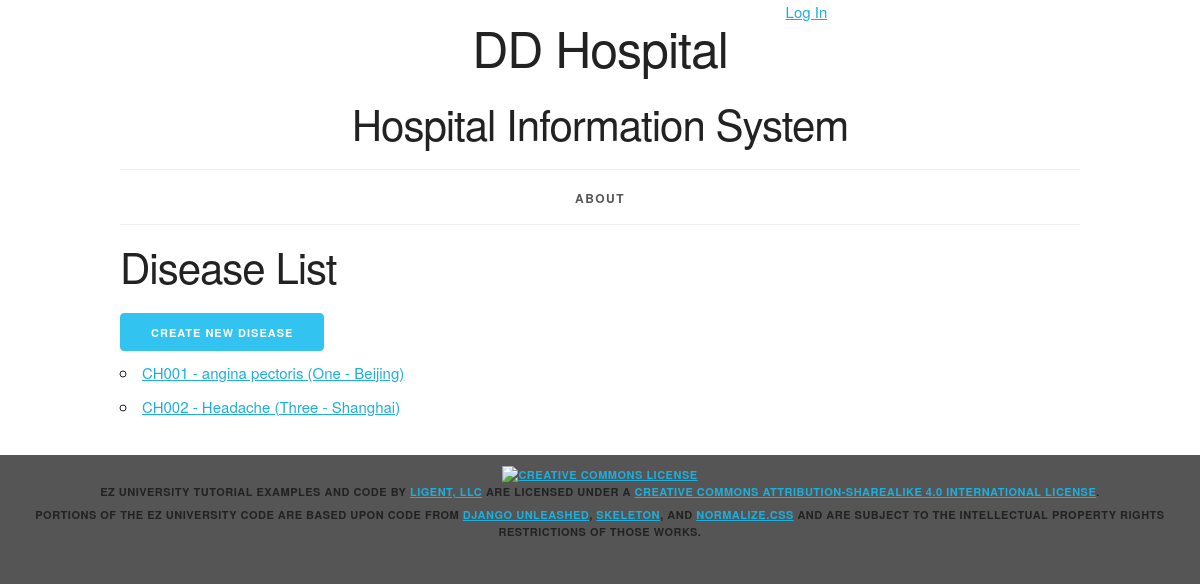
The app's page /disease/, older data.
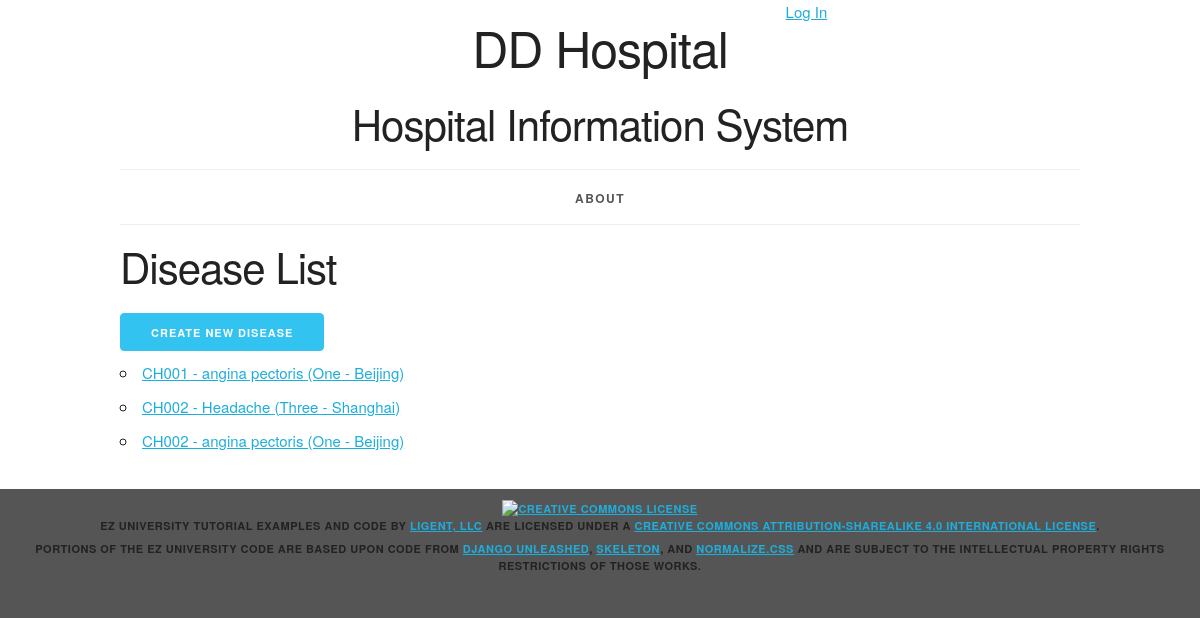
The same page, newer data.
### sysinfo/models.py (models this page shows, shortened)
class Disease(models.Model):
    disease_id = models.AutoField(primary_key=True)
    disease_name = models.CharField(max_length=20)
    hospital = models.ForeignKey(Hospital, related_name='diseases', on_delete=models.PROTECT)
    department = models.ForeignKey(Department, related_name='diseases', on_delete=models.PROTECT)
    doctor = models.ForeignKey(Doctor, related_name='diseases', on_delete=models.PROTECT)
    def __str__(self):
        return f'{self.department.department_number} - {self.disease_name} ({self.hospital.__str__()})'
    def get_absolute_url(self):
        return reverse('sysinfo_disease_detail_urlpattern',
                       kwargs={'pk': self.pk}
                       )
    class Meta:
        ordering = ['department', 'disease_name', 'hospital']
        constraints = [
            UniqueConstraint(fields=['hospital', 'department', 'disease_name'],
                             name='unique_disease')
        ]

class Department(models.Model):
    department_id = models.AutoField(primary_key=True)
    department_number = models.CharField(max_length=20)
    department_name = models.CharField(max_length=255)
    class Meta:
        ordering = ['department_number', 'department_name']
        constraints = [
            UniqueConstraint(fields=['department_number', 'department_name'], name='unique_department')
        ]

class Hospital(models.Model):
    hospital_id = models.AutoField(primary_key=True)
    street = models.ForeignKey(Street, related_name='hospitals', on_delete=models.PROTECT)
    city = models.ForeignKey(City, related_name='hospitals', on_delete=models.PROTECT)
    def __str__(self):
        return f'{self.street.street} - {self.city.city_name}'
    class Meta:
        ordering = ['street__street', 'city__city_sequence']
        constraints = [
            UniqueConstraint(fields=['street', 'city'], name='unique_hospital')
        ]

class Street(models.Model):
    street_id = models.AutoField(primary_key=True)
    street = models.IntegerField(unique=True)
    class Meta:
        ordering = ['street']

class City(models.Model):
    city_id = models.AutoField(primary_key=True)
    city_sequence = models.IntegerField(unique=True)
    city_name = models.CharField(max_length=45, unique=True)
    class Meta:
        ordering = ['city_sequence']

### sysinfo/views.py (the view)
class DiseaseList(ListView):
    model = Disease

### sysinfo/templates/sysinfo/disease_list.html (shortened to what this page needs)
{% extends 'sysinfo/base.html' %}
{% block content %}
    <h2>Disease List</h2>
    <div>
      <a href="{% url 'sysinfo_disease_create_urlpattern' %}"
      class="button button-primary">
        Create New Disease</a>
    </div>
    <ul>
        {% for disease in disease_list %}
            <li>
                <a href="{{ disease.get_absolute_url }}">{{ disease }}</a>
            </li>
        {% empty %}
            <li><em>There are currently no diseases.</em></li>
        {% endfor %}
    </ul>
{% endblock %}

Row changes from the older to the newer data that the page shows:
added Disease: department+disease_name+hospital "CH002 - angina pectoris (One - Beijing)"
